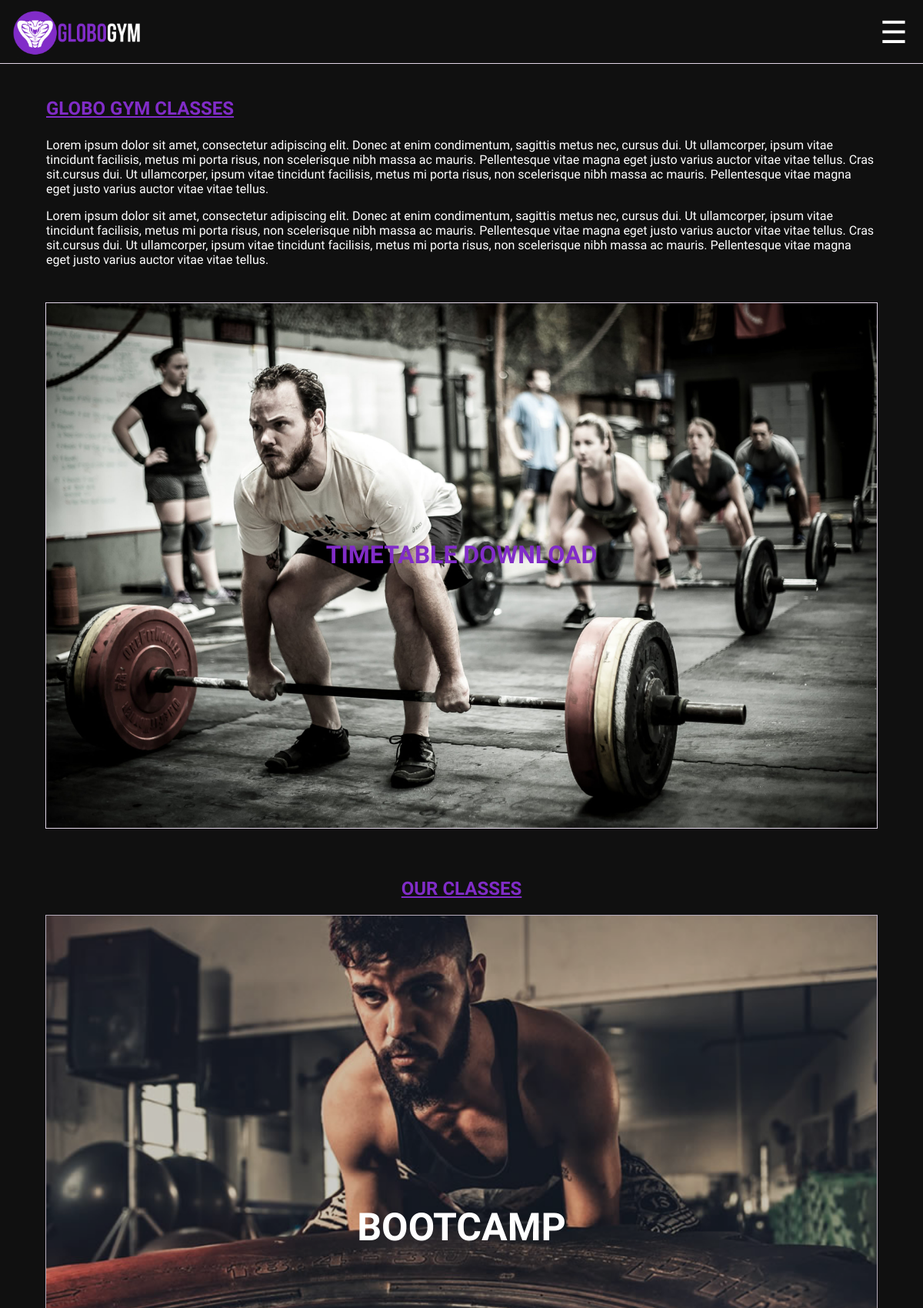
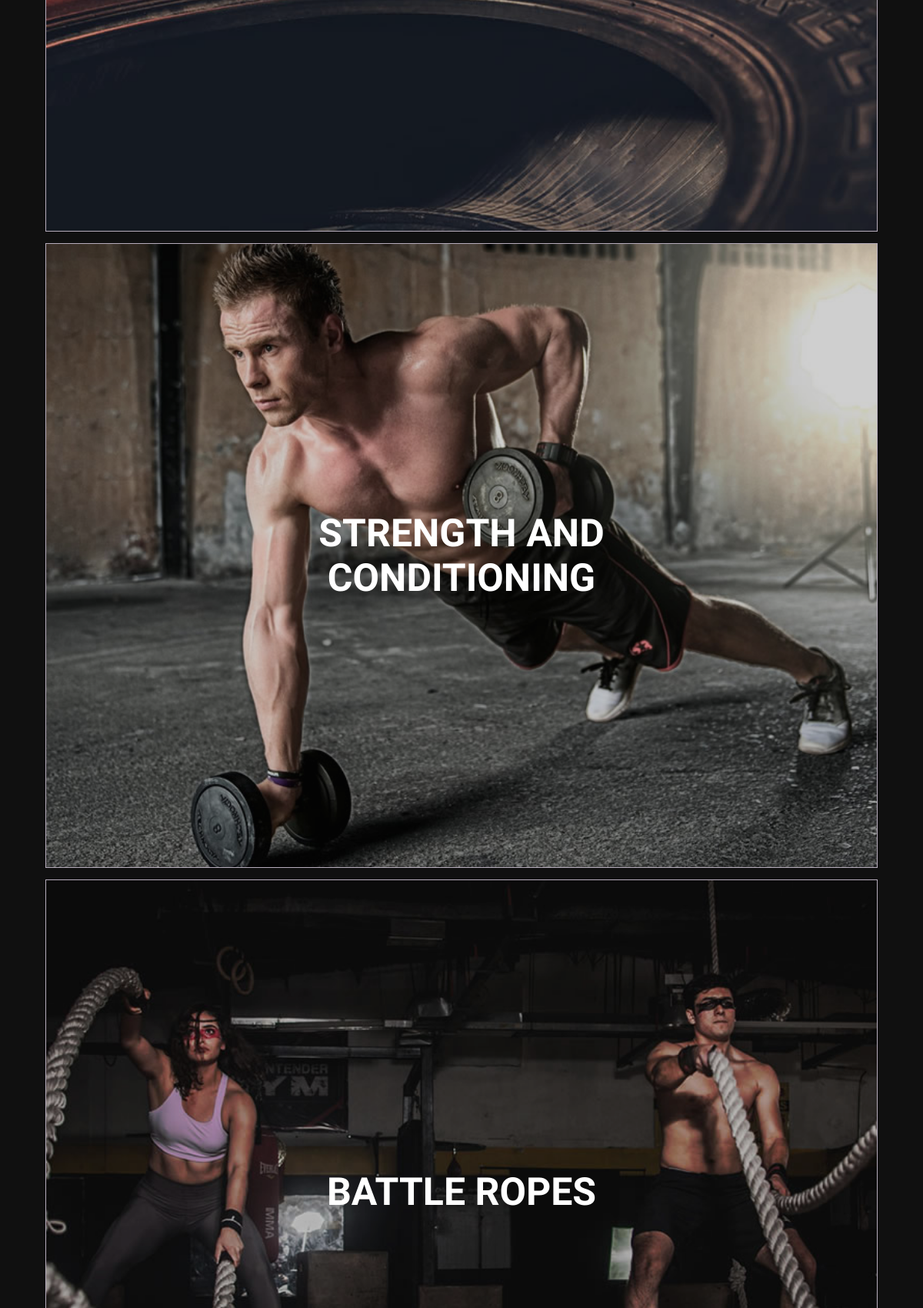
/classes.php (upper part), run on the app's committed database (2 pictures, top to bottom).
### tables this page shows
CREATE TABLE tbl_class (
  class_id INT(8) NOT NULL AUTO_INCREMENT,
  class_name VARCHAR(50) DEFAULT NULL,
  class_desc VARCHAR(255) DEFAULT NULL,
  class_capacity INT(3) DEFAULT NULL,
  class_image VARCHAR(500) DEFAULT NULL,
  class_day VARCHAR(3) DEFAULT NULL,
  class_stime TIME DEFAULT NULL,
  class_etime TIME DEFAULT NULL,
  class_tier INT(1) DEFAULT NULL,
  class_stat INT(1) DEFAULT NULL,
  PRIMARY KEY (class_id)
);

### classes.php (the view, shortened to what this page needs)
<?php include_once("header.php"); ?>
    <section class = "class_intro_container">
        <section class = "class_text">
         <h1><u>GLOBO GYM CLASSES</u></h1>
         <p>Lorem ipsum dolor sit amet, consectetur adipiscing elit. Donec at enim condimentum, sagittis metus nec,
           cursus dui. Ut ullamcorper, ipsum vitae tincidunt facilisis, metus mi porta risus, non scelerisque nibh
           massa ac mauris. Pellentesque vitae magna eget justo varius auctor vitae vitae tellus. Cras sit.cursus dui.
           Ut ullamcorper, ipsum vitae tincidunt facilisis, metus mi porta risus, non scelerisque nibh massa ac mauris.
           Pellentesque vitae magna eget justo varius auctor vitae vitae tellus.</p>
         <p>Lorem ipsum dolor sit amet, consectetur adipiscing elit. Donec at enim condimentum, sagittis metus nec,
           cursus dui. Ut ullamcorper, ipsum vitae tincidunt facilisis, metus mi porta risus, non scelerisque nibh
           massa ac mauris. Pellentesque vitae magna eget justo varius auctor vitae vitae tellus. Cras sit.cursus dui.
           Ut ullamcorper, ipsum vitae tincidunt facilisis, metus mi porta risus, non scelerisque nibh massa ac mauris.
           Pellentesque vitae magna eget justo varius auctor vitae vitae tellus.</p>
       </section>
       <div class ="timetable_info">
         <a href="contactfiles/timetable.pdf"><img class ="img_timetable" src="img/timetable.jpg" alt= "timetable"></a>
         <div class="centered"><h2>TIMETABLE DOWNLOAD<h2></div>
     </div>
    </section>
    <section class = "class_container">
      <h1><u>OUR CLASSES</u></h1>
      <section class = "gym_class_container">
      <?php
        $pull_class = "SELECT class_id, class_name, class_image FROM tbl_class WHERE class_stat = '1'";
        $pull_class_result = mysqli_query($db_conn, $pull_class);
        if($pull_class_result){
            $num = mysqli_num_rows($pull_class_result);
            if($num>0){
            while($row = mysqli_fetch_array($pull_class_result)){
                if(isset($_SESSION["user_email"]) && isset($_SESSION["user_id"]) && isset($_SESSION["user_type"])){
                    ?>
                    <div class = "class_info">
                        <a href="class_details.php?id=<?php echo $row["class_id"]?>"><img class ="img_class" src="img/classimg/<?php echo $row["class_image"] ?>" alt= "<?php echo $row["class_name"]?>"></a>
                        <div class="centered"><span><?php echo $row["class_name"]?></span></div>
                    </div>
                    <?php
                }else{
                    ?>
                    <div class = "class_info">
                        <a href="login.php"><img class ="img_class" src="img/classimg/<?php echo $row["class_image"] ?>" alt= "<?php echo $row["class_name"]?>" title="Log in to view class details"></a>
                        <div class="centered"><span><?php echo $row["class_name"]?></span></div>
                    </div>
                    <?php
                }
            }
            }else{
            echo '<h3>No classes available</h3>';
            }
        }
      ?>
    </section>
<?php include_once("footer.php"); ?>

### css/style.css (style rules this page uses)
html { width: 100%; height: 100%; padding: 0; margin:0; }
body { font-family: 'Raleway', sans-serif; width: 100%; height: 100%; padding: 0; margin:0 auto; text-decoration: none; font-size: 16px; }
body h1, h2, h3, h4, h5 { font-weight: 800; }
body h1 { font-size: 3em; }
body h2 { font-size: 2em; }
.class_intro_container { background:#101010; width: 100%; padding-top: 20px; padding-bottom: 30px; margin: 0px auto; border-top: 1px solid #E1D5E7; }
.class_text { margin: 0px auto; width: 90%; padding-left: 30px; padding-right: 30px; }
.class_text h1 { font-size: 24px; color:#812cc8; }
.class_text p { color: #FFFFFF; }
.timetable_info { margin: 0px auto; position: relative; text-align: center; color: #FFFFFF; }
.img_timetable { width: 90%; border: 1px solid #E1D5E7; margin-top: 30px; }
.class_container { background-color: #101010; padding-top: 10px; }
.class_container h1 { color: #812cc8; font-size: 24px; text-align: center; }
.class_info { margin: 0px auto; position: relative; text-align: center; color: #FFFFFF !important; }
.img_class { display: block; margin: 0px auto; border: 1px solid #E1D5E7; opacity: 0.8; transition: all 0.5s; }
.centered { position: absolute; top: 50%; left: 50%; transform: translate(-50%, -50%); }
.centered span { font-size: 50px; font-weight: 800; text-transform: uppercase; }
.class_edit h1, h2, h3 { color:#812cc8; }
@media only screen and (max-width: 1200px) { .class_container { padding-bottom: 10px; } }
@media only screen and (max-width: 1200px) { .gym_class_container { margin: 0px auto; width: 100%; } }
@media only screen and (max-width: 1200px) { .img_class { width: 90%; margin-bottom: 15px; } }

### data on the page
tbl_class: class_image (picture), class_name "BOOTCAMP"
tbl_class: class_image (picture), class_name "STRENGTH AND CONDITIONING"
tbl_class: class_image (picture), class_name "BATTLE ROPES"
